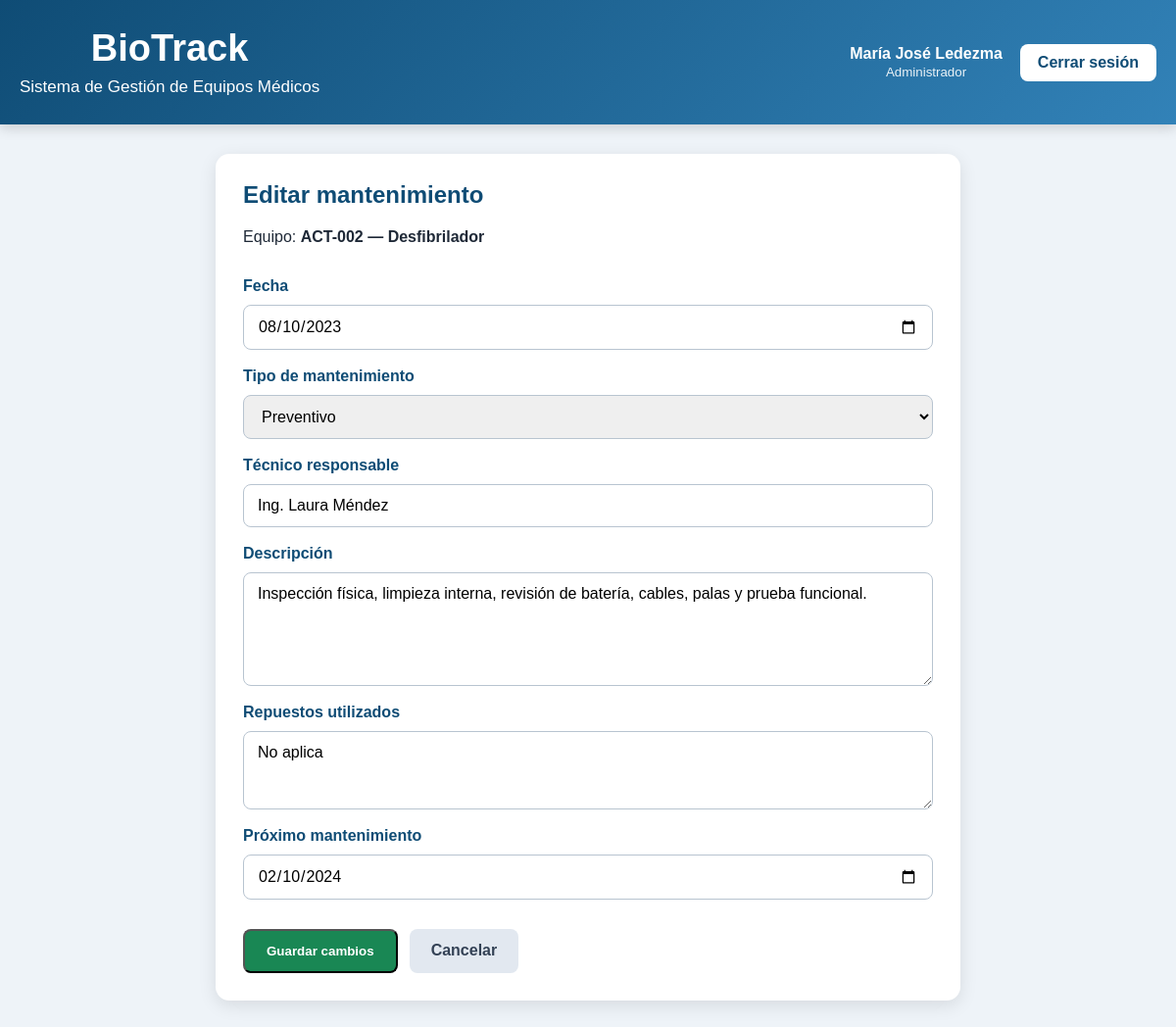
Screenshot of /mantenimiento/79/editar (signed in) with the database file from the repository.
### tables this page shows
CREATE TABLE mantenimientos (
    id INTEGER PRIMARY KEY AUTOINCREMENT,
    activo TEXT NOT NULL,
    fecha TEXT,
    tipo TEXT,
    tecnico_responsable TEXT,
    descripcion TEXT,
    repuestos_utilizados TEXT,
    proximo_mantenimiento TEXT,
    FOREIGN KEY (activo) REFERENCES equipos(activo)
);

CREATE TABLE equipos (
    activo TEXT PRIMARY KEY,
    codigo_qr TEXT UNIQUE,
    nombre TEXT NOT NULL,
    tipo_equipo TEXT,
    marca TEXT,
    modelo TEXT,
    serie TEXT,
    fabricante TEXT,
    pais_fabricacion TEXT,
    anio_fabricacion INTEGER,
    fecha_compra TEXT,
    fecha_ingreso TEXT,
    ubicacion TEXT,
    servicio TEXT,
    responsable TEXT,
    estado TEXT,
    criticidad TEXT,
    vida_util_estimada TEXT,
    observaciones TEXT
);

### app.py (the view, shortened to what this page needs)
@app.route(
    "/mantenimiento/<int:mantenimiento_id>/editar",
    methods=["GET", "POST"],
)
@roles_requeridos("administrador")
def editar_mantenimiento(mantenimiento_id):
    conexion = obtener_conexion()
    cursor = conexion.cursor()
    try:
        cursor.execute(
            """
            SELECT *
            FROM mantenimientos
            WHERE id = ?
            """,
            (mantenimiento_id,),
        )
        mantenimiento = cursor.fetchone()
        if mantenimiento is None:
            return redirect(url_for("inicio"))
        cursor.execute(
            """
            SELECT activo, nombre
            FROM equipos
            WHERE activo = ?
            """,
            (mantenimiento["activo"],),
        )
        equipo = cursor.fetchone()
        mensaje = None
        return render_template(
            "editar_mantenimiento.html",
            mantenimiento=mantenimiento,
            equipo=equipo,
            mensaje=mensaje,
            usuario_actual=obtener_usuario_actual(),
        )
    except sqlite3.Error as error:
        conexion.rollback()
        print(f"Error al editar mantenimiento: {error}")
        return redirect(url_for("inicio"))
    finally:
        conexion.close()

### app.py (called while the page is built, shortened)
def obtener_conexion():
    conexion = sqlite3.connect(RUTA_BASE_DATOS)
    conexion.row_factory = sqlite3.Row
    conexion.execute("PRAGMA foreign_keys = ON")
    return conexion

def obtener_usuario_actual():
    if "usuario_id" not in session:
        return None
    return {
        "id": session.get("usuario_id"),
        "nombre": session.get("nombre"),
        "nombre_usuario": session.get("nombre_usuario"),
        "rol": session.get("rol"),
    }

def roles_requeridos(*roles_permitidos):
    def decorador(funcion):
        @wraps(funcion)
        def envoltura(*args, **kwargs):
            if "usuario_id" not in session:
                return redirect(url_for("login"))
            return funcion(*args, **kwargs)
        return envoltura
    return decorador

### templates/editar_mantenimiento.html (shortened to what this page needs)
<!DOCTYPE html>
<html lang="es">
<head>
    <link
        rel="stylesheet"
        href="{{ url_for('static', filename='style.css') }}"
    >
</head>
<body>
    <header class="encabezado-principal">
        <div class="header-top">
            <div>
                <h1>BioTrack</h1>
                <p>Sistema de Gestión de Equipos Médicos</p>
            </div>
            <div class="usuario-panel">
                <span>
                    {{ usuario_actual.nombre }}
                    <br>
                    <small>{{ usuario_actual.rol|capitalize }}</small>
                </span>
                <a
                    href="{{ url_for('cerrar_sesion') }}"
                    class="logout-button"
                >
                    Cerrar sesión
                </a>
            </div>
        </div>
    </header>
    <main class="container">
        <section class="formulario-card">
            <h2>Editar mantenimiento</h2>
            <p>
                Equipo:
                <strong>
                    {{ mantenimiento.activo }} — {{ equipo.nombre }}
                </strong>
            </p>
            <form method="POST" class="formulario-registro">
                <label for="fecha">Fecha</label>
                <input
                    type="date"
                    id="fecha"
                    name="fecha"
                    value="{{ mantenimiento.fecha or '' }}"
                    required
                >
                <label for="tipo">Tipo de mantenimiento</label>
                <select id="tipo" name="tipo" required>
                    <option
                        value="Preventivo"
                        {% if mantenimiento.tipo == "Preventivo" %}
                            selected
                        {% endif %}
                    >
                        Preventivo
                    </option>
                </select>
                <label for="tecnico_responsable">
                    Técnico responsable
                </label>
                <input
                    type="text"
                    id="tecnico_responsable"
                    name="tecnico_responsable"
                    value="{{ mantenimiento.tecnico_responsable or '' }}"
                    required
                >
                <label for="descripcion">Descripción</label>
                <textarea
                    id="descripcion"
                    name="descripcion"
                    rows="5"
                    required
                >{{ mantenimiento.descripcion or '' }}</textarea>
                <label for="repuestos_utilizados">
                    Repuestos utilizados
                </label>
                <textarea
                    id="repuestos_utilizados"
                    name="repuestos_utilizados"
                    rows="3"
                >{{ mantenimiento.repuestos_utilizados or '' }}</textarea>
                <label for="proximo_mantenimiento">
                    Próximo mantenimiento
                </label>
                <input
                    type="date"
                    id="proximo_mantenimiento"
                    name="proximo_mantenimiento"
                    value="{{ mantenimiento.proximo_mantenimiento or '' }}"
                >
                <div class="formulario-acciones">
                    <button type="submit" class="manual-button">
                        Guardar cambios
                    </button>
                    <a
                        href="{{ url_for(
                            'ver_equipo',
                            activo=mantenimiento.activo
                        ) }}"
                        class="boton-secundario"
                    >
                        Cancelar
                    </a>
                </div>
            </form>
        </section>
    </main>
</body>
</html>

### static/style.css (style rules this page uses)
* { box-sizing: border-box; }
body { margin: 0; font-family: Arial, Helvetica, sans-serif; background: #eef3f8; color: #1f2937; }
.encabezado-principal { background: linear-gradient(135deg, #0f4c75, #3282b8); color: white; text-align: center; padding: 28px 20px; box-shadow: 0 4px 12px rgba(0, 0, 0, 0.15); }
.encabezado-principal h1 { margin: 0; font-size: 38px; }
.encabezado-principal p { margin: 8px 0 0; font-size: 17px; }
.container { width: 92%; max-width: 1400px; margin: 30px auto; }
.manual-button { display: inline-block; background: #198754; color: white; text-decoration: none; padding: 13px 22px; border-radius: 8px; font-weight: bold; }
button, a { -webkit-tap-highlight-color: transparent; }
.header-top { display:flex; justify-content:space-between; align-items:center; flex-wrap:wrap; gap:20px; }
.usuario-panel { display:flex; align-items:center; gap:18px; color:white; font-weight:bold; }
.usuario-panel small { font-weight:normal; opacity:.9; }
.logout-button { text-decoration:none; background:white; color:#0f4c75; padding:10px 18px; border-radius:8px; font-weight:bold; transition:.25s; }
.formulario-card { max-width: 760px; margin: 0 auto; padding: 28px; background: white; border-radius: 14px; box-shadow: 0 5px 18px rgba(0, 0, 0, 0.10); }
.formulario-card h2 { margin-top: 0; color: #0f4c75; }
.formulario-registro { display: flex; flex-direction: column; gap: 10px; margin-top: 24px; }
.formulario-registro label { margin-top: 8px; color: #0f4c75; font-weight: bold; }
.formulario-registro input, .formulario-registro select, .formulario-registro textarea { width: 100%; padding: 12px 14px; border: 1px solid #b8c4d0; border-radius: 8px; font: inherit; }
.formulario-registro textarea { resize: vertical; }
.formulario-acciones { display: flex; gap: 12px; flex-wrap: wrap; margin-top: 20px; }
.boton-secundario { display: inline-block; padding: 13px 22px; border-radius: 8px; background: #e2e8f0; color: #334155; text-decoration: none; font-weight: bold; }

### rows the page displays
mantenimientos: activo "ACT-002", fecha "08/10/2023", tipo "Preventivo", tecnico_responsable "Ing. Laura Méndez", descripcion "Inspección física, limpieza interna, revisión de batería, cables, palas y prueba funcional.", repuestos_utilizados "No aplica", proximo_mantenimiento "02/10/2024"
equipos: nombre "Desfibrilador"

### other values shown
{{ usuario_actual.nombre }} "María José Ledezma"
{{ usuario_actual.rol|capitalize }} "Administrador"
